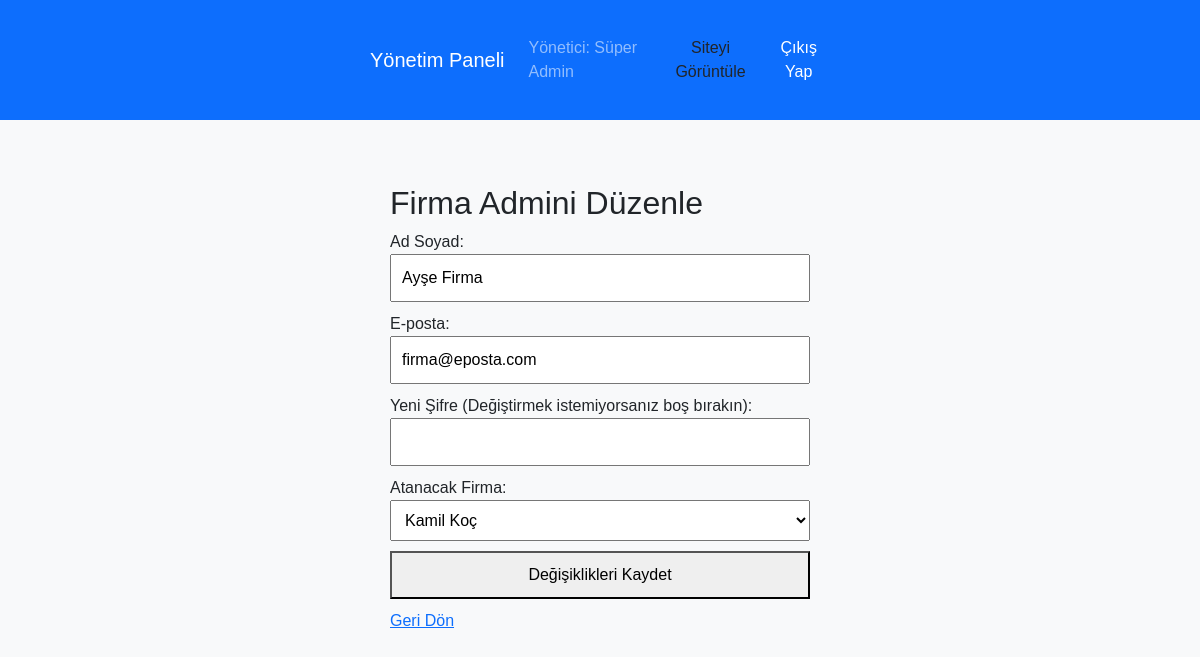
Page /firma_admin_duzenle.php?id=2 (signed in) on the committed database.
### tables this page shows
CREATE TABLE users (
        id INTEGER PRIMARY KEY AUTOINCREMENT,
        fullname TEXT NOT NULL,
        email TEXT NOT NULL UNIQUE,
        password TEXT NOT NULL,
        role TEXT NOT NULL DEFAULT 'User', -- Roller: User, Firma Admin, Admin
        company_id INTEGER NULL,
        balance REAL NOT NULL DEFAULT 0.0
    );

CREATE TABLE companies (
        id INTEGER PRIMARY KEY AUTOINCREMENT,
        name TEXT NOT NULL
    );

### firma_admin_duzenle.php (the view, shortened to what this page needs)
<?php
include 'db.php';
include 'backend_header.php';
$admin_id = $_GET['id'];
$stmt = $db->prepare("SELECT * FROM users WHERE id = ? AND role = 'Firma Admin'");
$stmt->execute([$admin_id]);
$admin = $stmt->fetch(PDO::FETCH_ASSOC);
$firmalar = $db->query("SELECT * FROM companies ORDER BY name ASC")->fetchAll(PDO::FETCH_ASSOC);
?>
<!DOCTYPE html>
<html lang="tr">
<head>
</head>
<body>
<div class="container">
    <h2>Firma Admini Düzenle</h2>
    <form action="firma_admin_duzenle_isle.php" method="POST">
        <label for="fullname">Ad Soyad:</label>
        <input type="text" name="fullname" value="<?php echo htmlspecialchars($admin['fullname']); ?>" required>
        <label for="email">E-posta:</label>
        <input type="email" name="email" value="<?php echo htmlspecialchars($admin['email']); ?>" required>
        <label for="password">Yeni Şifre (Değiştirmek istemiyorsanız boş bırakın):</label>
        <input type="password" name="password">
        <label for="company_id">Atanacak Firma:</label>
        <select name="company_id" required>
            <?php foreach ($firmalar as $firma): ?>
                <option value="<?php echo $firma['id']; ?>" <?php if($admin['company_id'] == $firma['id']) echo 'selected'; ?>>
                    <?php echo htmlspecialchars($firma['name']); ?>
                </option>
            <?php endforeach; ?>
        </select>
        <button type="submit">Değişiklikleri Kaydet</button>
    </form>
    <a href="firma_admin_yonetimi.php">Geri Dön</a>
</div>
</body>
</html>

### firma_admin_duzenle.php (style rules this page uses)
body { font-family: sans-serif; }
.container { max-width: 500px; margin: auto; padding: 20px; }
input, select, button { width: 100%; padding: 10px; margin-bottom: 10px; }

### rows in the picture
users: fullname "Ayşe Firma", email "firma@eposta.com", company_id "Kamil Koç"

### other values in the picture
$_SESSION['user_fullname'] "Süper Admin"
